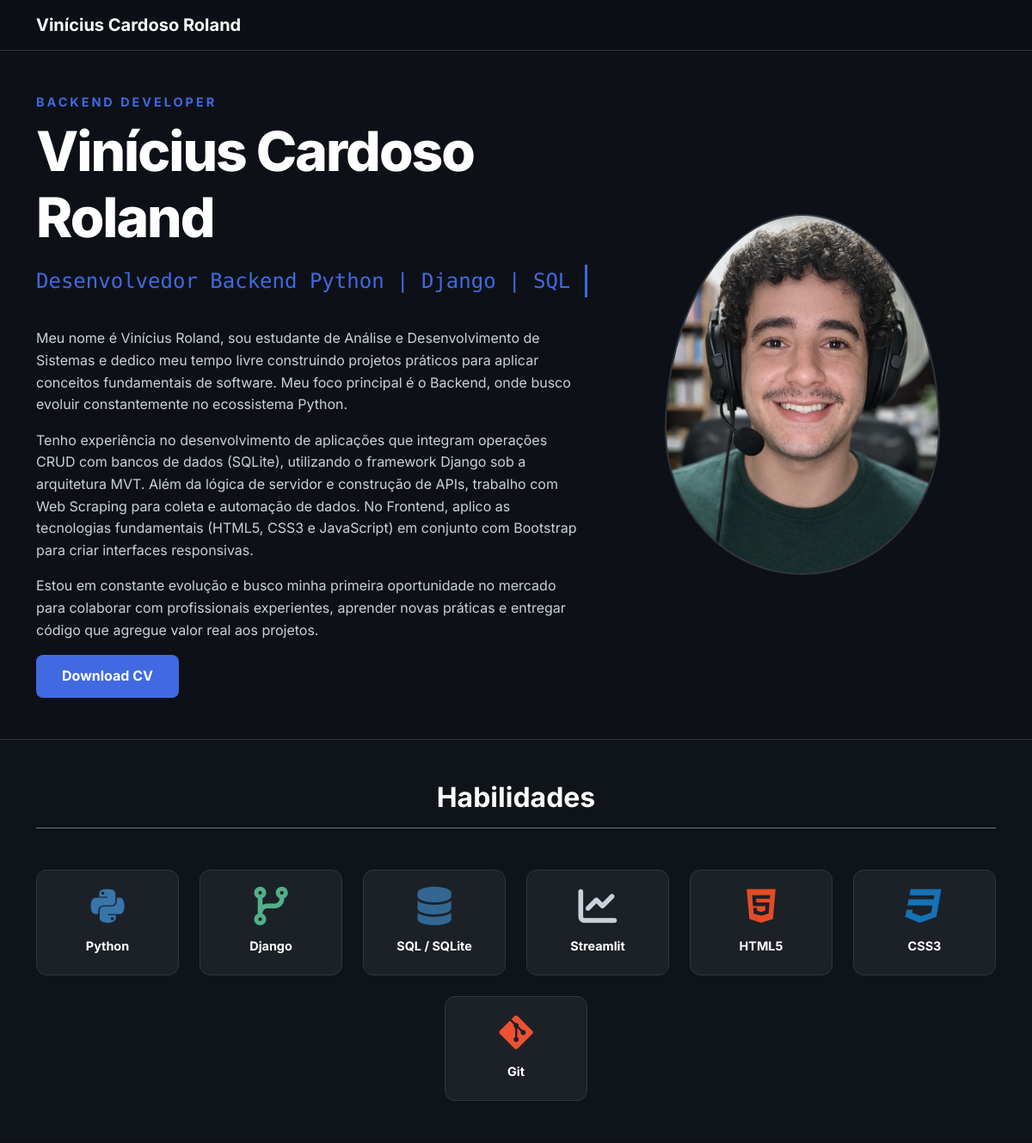
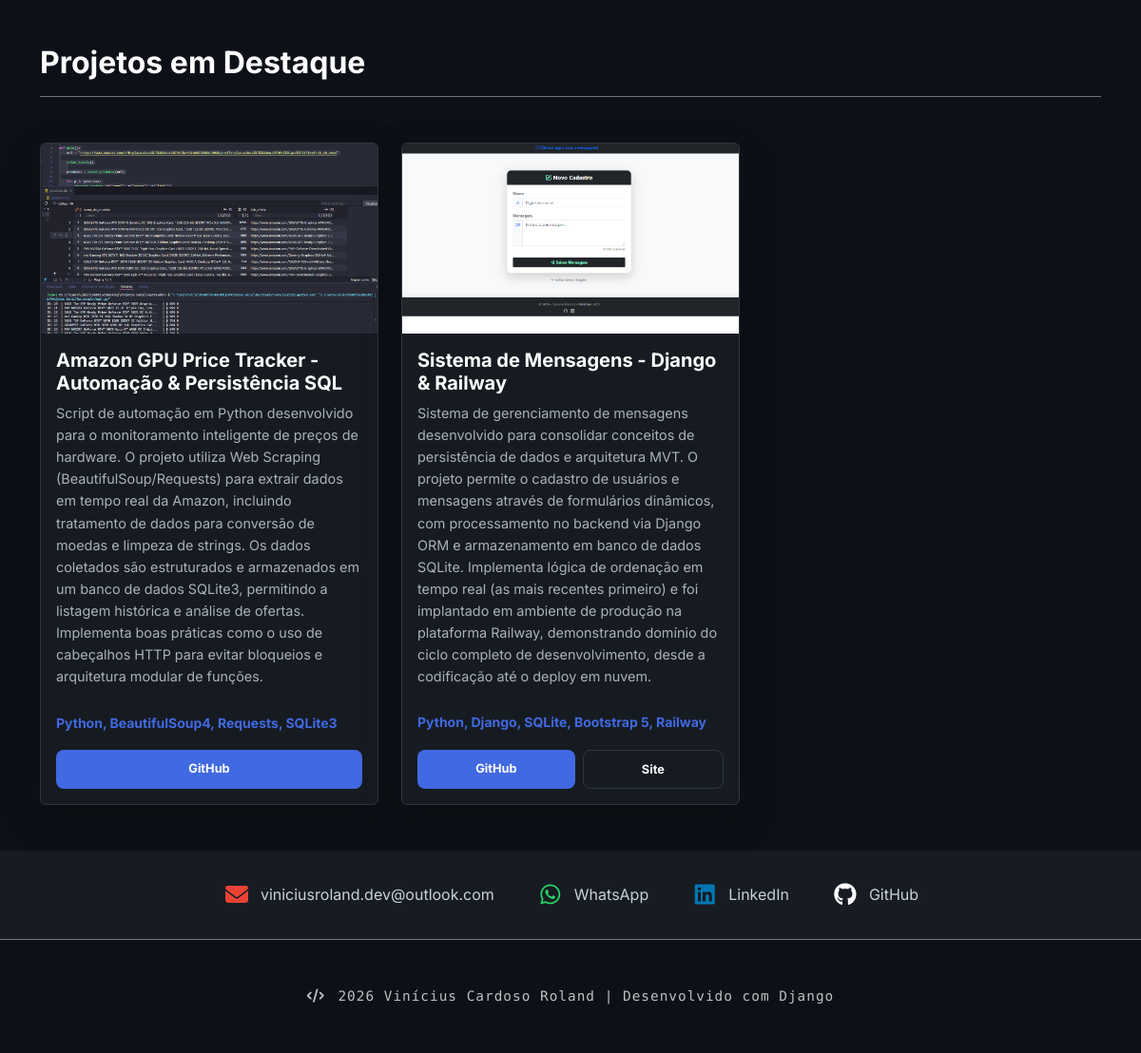
The page / on the database its author committed (2 pictures, top to bottom).
### galeria/models.py (models this page shows, shortened)
class Perfil(models.Model):
    nome = models.CharField(max_length=100)
    biografia = models.TextField()
    objetivo = models.CharField(max_length=200)
    foto = models.ImageField(upload_to='perfil/', null=True, blank=True)
    curriculo = models.FileField(upload_to='curriculos/', null=True, blank=True)

class Projeto(models.Model):
    titulo = models.CharField(max_length=100)
    descricao = models.TextField()
    imagem = models.ImageField(upload_to='projetos/')
    tecnologias = models.CharField(max_length=100)
    link_repositorio = models.URLField(blank=True)
    ordem = models.IntegerField(default=0)
    link_site = models.URLField(max_length=500, blank=True, null=True)

### galeria/views.py (the view)
# urls.py: path('', index, name='index'),
def index(request):
    perfil_dados = Perfil.objects.first()
    experiencias_dados = Experiencia.objects.all()
    projetos_dados = Projeto.objects.all()
    contexto = {
        'perfil': perfil_dados,
        'experiencia': experiencias_dados,
        'projetos': projetos_dados
    }
    return render(request, 'galeria/index.html',contexto)

### galeria/templates/galeria/index.html
{% extends 'galeria/base.html' %}
{% block content %}
<main class="flex-grow-1 d-flex align-items-center py-5">
    <div class="container">
        <div class="row align-items-center">
            <div class="col-lg-7 text-center text-lg-start mb-5 mb-lg-0">
                <p class="text-uppercase fw-bold mb-2" style="letter-spacing: 3px; color: var(--primary-blue); font-size: 0.9rem;">
                    Backend Developer
                </p>
                <h1 class="hero-title mb-3">{{ perfil.nome }}</h1>
                <div class="mb-4">
                    <span class="subtitle">
                        <span class="typing-effect">{{ perfil.objetivo }}</span>
                    </span>
                </div>
                <p class="fs-5 mb-4 mx-auto mx-lg-0" style="color: var(--text-muted); max-width: 600px;">
                    {{ perfil.biografia|linebreaks }}
                </p>
                <div class="d-flex justify-content-center justify-content-lg-start">
                    {% if perfil.curriculo %}
                        <a href="{{ perfil.curriculo.url }}" download class="btn-primary-custom">Download CV</a>
                    {% endif %}
                </div>
            </div>
            <div class="col-lg-5 text-center">
                <div class="profile-oval">
                    {% if perfil.foto %}
                        <img src="{{ perfil.foto.url }}" alt="Foto" style="width: 100%; height: 100%; object-fit: cover; object-position: top;">
                    {% endif %}
                </div>
            </div>
        </div>
    </div>
</main>
<section class="py-5" style="border-top: 1px solid #30363d; background-color: rgba(22, 27, 34, 0.3);">
    <div class="container">
        <h2 class="text-white fw-bold mb-5 border-bottom border-secondary pb-3 text-center">Habilidades</h2>
        <div class="row g-4 justify-content-center">
            <div class="col-6 col-sm-4 col-md-2">
                <div class="skill-card text-center">
                    <i class="fab fa-python skill-icon"></i>
                    <span class="skill-name">Python</span>
                </div>
            </div>
            <div class="col-6 col-sm-4 col-md-2">
                <div class="skill-card text-center">
                    <i class="fas fa-code-branch skill-icon"></i>
                    <span class="skill-name">Django</span>
                </div>
            </div>
            <div class="col-6 col-sm-4 col-md-2">
                <div class="skill-card text-center">
                    <i class="fas fa-database skill-icon"></i>
                    <span class="skill-name">SQL / SQLite</span>
                </div>
            </div>
            <div class="col-6 col-sm-4 col-md-2">
                <div class="skill-card text-center">
                    <i class="fas fa-chart-line skill-icon"></i>
                    <span class="skill-name">Streamlit</span>
                </div>
            </div>
            <div class="col-6 col-sm-4 col-md-2">
                <div class="skill-card text-center">
                    <i class="fab fa-html5 skill-icon"></i>
                    <span class="skill-name">HTML5</span>
                </div>
            </div>
            <div class="col-6 col-sm-4 col-md-2">
                <div class="skill-card text-center">
                    <i class="fab fa-css3 skill-icon"></i>
                    <span class="skill-name">CSS3</span>
                </div>
            </div>
            <div class="col-6 col-sm-4 col-md-2">
                <div class="skill-card text-center">
                    <i class="fab fa-git-alt skill-icon"></i>
                    <span class="skill-name">Git</span>
                </div>
            </div>
        </div>
    </div>
</section>
<section class="py-5">
    <div class="container">
        <h2 class="text-white fw-bold mb-5 border-bottom border-secondary pb-3">Projetos em Destaque</h2>
        <div class="row g-4">
            {% for projeto in projetos %}
            <div class="col-md-6 col-lg-4">
                <div class="card h-100 border-0 shadow-lg" style="background-color: var(--bg-card); border: 1px solid #30363d !important;">
                    {% if projeto.imagem %}
                        <img src="{{ projeto.imagem.url }}" class="card-img-top" style="height: 200px; object-fit: cover;">
                    {% endif %}
                    <div class="card-body d-flex flex-column">
                        <h5 class="card-title text-white fw-bold">{{ projeto.titulo }}</h5>
                        <p class="card-text mb-4" style="font-size: 0.9rem; color: #acb2b9;">{{ projeto.descricao }}</p>
                        <div class="mt-auto">
                            <div class="mb-3">
                                <small style="color: var(--primary-blue); font-weight: bold;">{{ projeto.tecnologias }}</small>
                            </div>
                            <div class="d-flex gap-2">
                                {% if projeto.link_repositorio %}
                                    <a href="{{ projeto.link_repositorio }}" target="_blank" class="btn-primary-custom text-center flex-fill" style="padding: 10px; font-size: 0.8rem; text-decoration: none;">
                                        GitHub
                                    </a>
                                {% endif %}
                                {% if projeto.link_site %}
                                    <a href="{{ projeto.link_site }}" target="_blank" class="btn btn-outline-light text-center flex-fill" style="padding: 10px; font-size: 0.8rem; border-radius: 8px; font-weight: 700; border: 1px solid #30363d;">
                                        Site
                                    </a>
                                {% endif %}
                            </div>
                        </div>
                    </div>
                </div>
            </div>
            {% endfor %}
        </div>
    </div>
</section>
<section class="py-4 bg-opacity-10 bg-secondary" id="contato">
    <div class="container text-center">
        <div class="d-flex flex-wrap justify-content-center gap-4">
            <a href="mailto:{{ perfil.email }}" class="contact-link">
                <i class="fas fa-envelope contact-icon" style="color: #ea4335;"></i>
                <span class="d-none d-sm-inline">viniciusroland.dev@outlook.com</span>
            </a>
            <a href="https://wa.me/5532988366586" target="_blank" class="contact-link">
                <i class="fab fa-whatsapp contact-icon" style="color: #25d366;"></i>
                <span class="d-none d-sm-inline">WhatsApp</span>
            </a>
            <a href="https://www.linkedin.com/in/viniciuscardosoroland/" target="_blank" class="contact-link">
                <i class="fab fa-linkedin contact-icon" style="color: #0077b5;"></i>
                <span>LinkedIn</span>
            </a>
            <a href="https://github.com/viniciusroland01" target="_blank" class="contact-link">
                <i class="fab fa-github contact-icon" style="color: #ffffff;"></i>
                <span>GitHub</span>
            </a>
        </div>
    </div>
</section>
{% endblock %}

### galeria/templates/galeria/base.html (shortened to what this page needs)
<!DOCTYPE html>
<html lang="pt-br">
<head>
    <link href="https://cdn.jsdelivr.net/npm/bootstrap@5.3.0/dist/css/bootstrap.min.css" rel="stylesheet">
    <link rel="stylesheet" href="https://cdnjs.cloudflare.com/ajax/libs/font-awesome/6.4.0/css/all.min.css">
</head>
<body>
    <nav class="navbar navbar-expand-lg navbar-dark sticky-top">
        <div class="container">
            <a class="navbar-brand fw-bold" href="#">{{ perfil.nome }}</a>
        </div>
    </nav>
    {% block content %}
    {% endblock %}
    <footer class="py-5 mt-auto border-top border-secondary text-center">
        <div class="container">
            <p class="text-light opacity-75 mb-0" style="font-size: 0.9rem; letter-spacing: 1px;">
                <i class="fas fa-code me-1"></i> 2026 {{ perfil.nome }} | Desenvolvido com Django
            </p>
    </footer>
</body>
</html>

### galeria/templates/galeria/base.html (style rules this page uses)
:root { --bg-dark: #0d1117; --bg-card: #161b22; --primary-blue: #4169E1; --secondary-blue: #6495ED; --text-main: #c9d1d9; --text-muted: #8b949e; }
body { background-color: var(--bg-dark); color: var(--text-main); font-family: 'Inter', sans-serif; line-height: 1.6; overflow-x: hidden; min-height: 100vh; display: flex; flex-direction: column; }
.navbar { background-color: rgba(13, 17, 23, 0.95) !important; backdrop-filter: blur(10px); border-bottom: 1px solid #30363d; }
.hero-title { font-size: clamp(2.5rem, 8vw, 4rem); font-weight: 800; letter-spacing: -2px; color: #ffffff; }
.subtitle { font-family: 'Fira Code', monospace; color: var(--primary-blue); font-size: 1.5rem; }
.typing-effect { display: inline-block; overflow: hidden; border-right: 3px solid var(--primary-blue); white-space: nowrap; width: 0; animation: typing 3.5s steps(40, end) forwards, blink .75s step-end infinite; }
.btn-primary-custom { background-color: var(--primary-blue); color: white; padding: 12px 30px; font-weight: 700; border-radius: 8px; transition: 0.3s; text-decoration: none; display: inline-block; }
.profile-oval { width: 320px; height: 420px; background: linear-gradient(45deg, var(--bg-card), #1f2937); border-radius: 50% / 60% 60% 40% 40%; border: 2px solid #30363d; display: flex; align-items: center; justify-content: center; overflow: hidden; margin: 0 auto; }
.skill-card { background: #1c2128; border: 1px solid #30363d; border-radius: 12px; padding: 20px; transition: all 0.3s cubic-bezier(0.4, 0, 0.2, 1); }
.skill-icon { font-size: 2.8rem; margin-bottom: 10px; display: block; }
.fa-python { color: #3776ab; }
.fa-database { color: #336791; }
.fa-html5 { color: #e34c26; }
.fa-git-alt { color: #f05032; }
.fa-code-branch { color: #52b089; }
.fa-css3 { color: #1572b6; }
.skill-name { font-weight: 700; font-size: 0.9rem; color: #ffffff; }
.contact-link { color: var(--text-main); text-decoration: none; transition: 0.3s; display: flex; align-items: center; gap: 10px; padding: 10px; }
.contact-icon { font-size: 1.5rem; width: 30px; text-align: center; }
footer p { color: #c9d1d9 !important; font-family: 'Fira Code', monospace; }

### rows shown on the page
Perfil: nome "Vinícius Cardoso Roland", objetivo "Desenvolvedor Backend Python | Django | SQL", biografia "Meu nome é Vinícius Roland, sou estudante de Análise e Desenvolvimento de Sistemas e dedico meu tempo livre construindo projetos práticos para aplicar conceitos fundamentais de software. Meu foco principal é o Backend, onde busco evoluir constantemente no ecossistema Python. Tenho experiência no desenvolvimento de aplicações que integram operações CRUD com bancos de dados (SQLite), utilizando o framework Django sob a arquitetura MVT. Além da lógica de servidor e construção de APIs, trabalho com Web Scraping para coleta e automação de dados. No Frontend, aplico as tecnologias fundamentais (HTML5, CSS3 e JavaScript) em conjunto com Bootstrap para criar interfaces responsivas. Estou em…", foto (picture)
Projeto: imagem (picture), titulo "Amazon GPU Price Tracker - Automação & Persistência SQL", descricao "Script de automação em Python desenvolvido para o monitoramento inteligente de preços de hardware. O projeto utiliza Web Scraping (BeautifulSoup/Requests) para extrair dados em tempo real da Amazon, incluindo tratamento de dados para conversão de moedas e limpeza de strings. Os dados coletados são estruturados e armazenados em um banco de dados SQLite3, permitindo a listagem histórica e análise de ofertas. Implementa boas práticas como o uso de cabeçalhos HTTP para evitar bloqueios e arquitetura modular de funções.", tecnologias "Python, BeautifulSoup4, Requests, SQLite3"
Projeto: imagem (picture), titulo "Sistema de Mensagens - Django & Railway", descricao "Sistema de gerenciamento de mensagens desenvolvido para consolidar conceitos de persistência de dados e arquitetura MVT. O projeto permite o cadastro de usuários e mensagens através de formulários dinâmicos, com processamento no backend via Django ORM e armazenamento em banco de dados SQLite. Implementa lógica de ordenação em tempo real (as mais recentes primeiro) e foi implantado em ambiente de produção na plataforma Railway, demonstrando domínio do ciclo completo de desenvolvimento, desde a codificação até o deploy em nuvem.", tecnologias "Python, Django, SQLite, Bootstrap 5, Railway"
